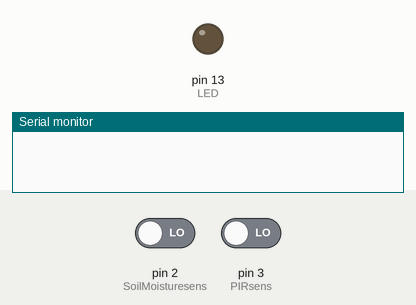
Bench run of a sketch on a simulated Arduino Uno, built with avr-gcc and run on an emulated ATmega328P. On the bench: output pins drawn as LEDs (lit = HIGH), the last lines printed to the serial monitor. The test bench sets the inputs (shaded band); at power-on: pin 3 (PIRsens) LOW, pin 2 (SoilMoisturesens) LOW.

Above: at 1.2 s.
1.3 s: pin 3 (PIRsens) driven HIGH
At 2.4 s:
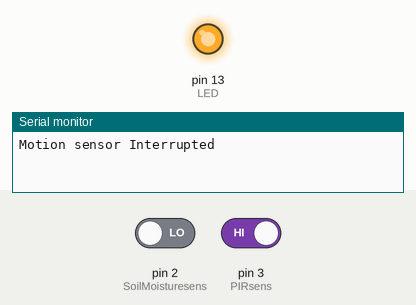
4.3 s: pin 3 (PIRsens) driven LOW
At 4.7 s:
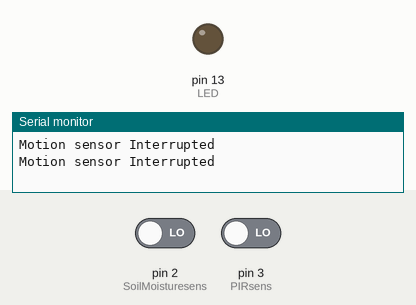
Timing chart, 0 to 7.3 s (numbered marks = the images above; inputs shaded):
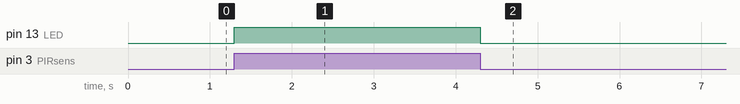

Measured:
- after the input at 1.3 s, pin 13 (LED): LOW → HIGH at once
- after the input at 4.3 s, pin 13 (LED): HIGH → LOW at once

The sketch:

M1_T3C.ino
```cpp
int PIRsens = 3;
const int SoilMoisturesens = 2;
bool current_State = false;
int LED = 13;

void setup()
{
  Serial.begin(9600);
  pinMode(LED, OUTPUT);
  pinMode(PIRsens, INPUT);
  pinMode(SoilMoisturesens, INPUT);

  attachInterrupt(digitalPinToInterrupt(PIRsens), PIR, CHANGE);
  attachInterrupt(digitalPinToInterrupt(SoilMoisturesens), soil_moisture, RISING);
}

void loop()
{
  delay(1000);
}

void PIR()
{
  current_State = !current_State;
  digitalWrite(LED, current_State);
  Serial.println("Motion sensor Interrupted");
}

void soil_moisture()
{
  Serial.println("Soil Moisture sensor Interrupted");
}
```
